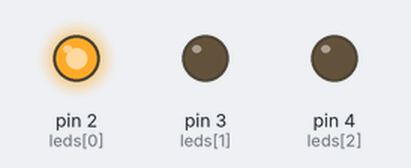
Bench run of a sketch on a simulated Arduino Uno, built with avr-gcc and run on an emulated ATmega328P. On the bench: output pins drawn as LEDs (lit = HIGH).

Above: at 0.15 s.
At 1.35 s:
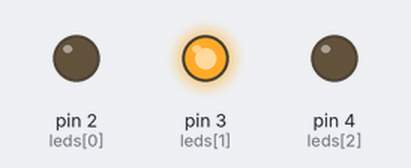
At 2.55 s:
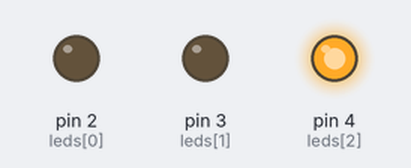
Timing chart, 0 to 3.0 s (numbered marks = the images above):
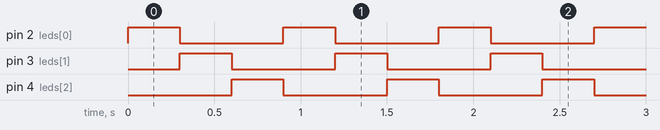

Measured:
- by itself, pin 2 (leds[0]), pin 3 (leds[1]), pin 4 (leds[2]): alternates HIGH for 0.30 s and LOW for 0.60 s
- by itself, everything shown: repeats every 0.90 s, in 4 steps

The sketch:

exp06_three_led_sequence.ino
```cpp
const int leds[] = {2, 3, 4};   // LED pins: D2, D3, D4
const int NUM_LEDS = 3;

void setup() {
  for (int i = 0; i < NUM_LEDS; i++) {
    pinMode(leds[i], OUTPUT);   // Set each LED pin as output
  }
}

void loop() {
  for (int i = 0; i < NUM_LEDS; i++) {
    digitalWrite(leds[i], HIGH);   // Turn LED ON
    delay(300);                    // Keep it ON for 300 ms
    digitalWrite(leds[i], LOW);    // Turn LED OFF
  }
}
```
